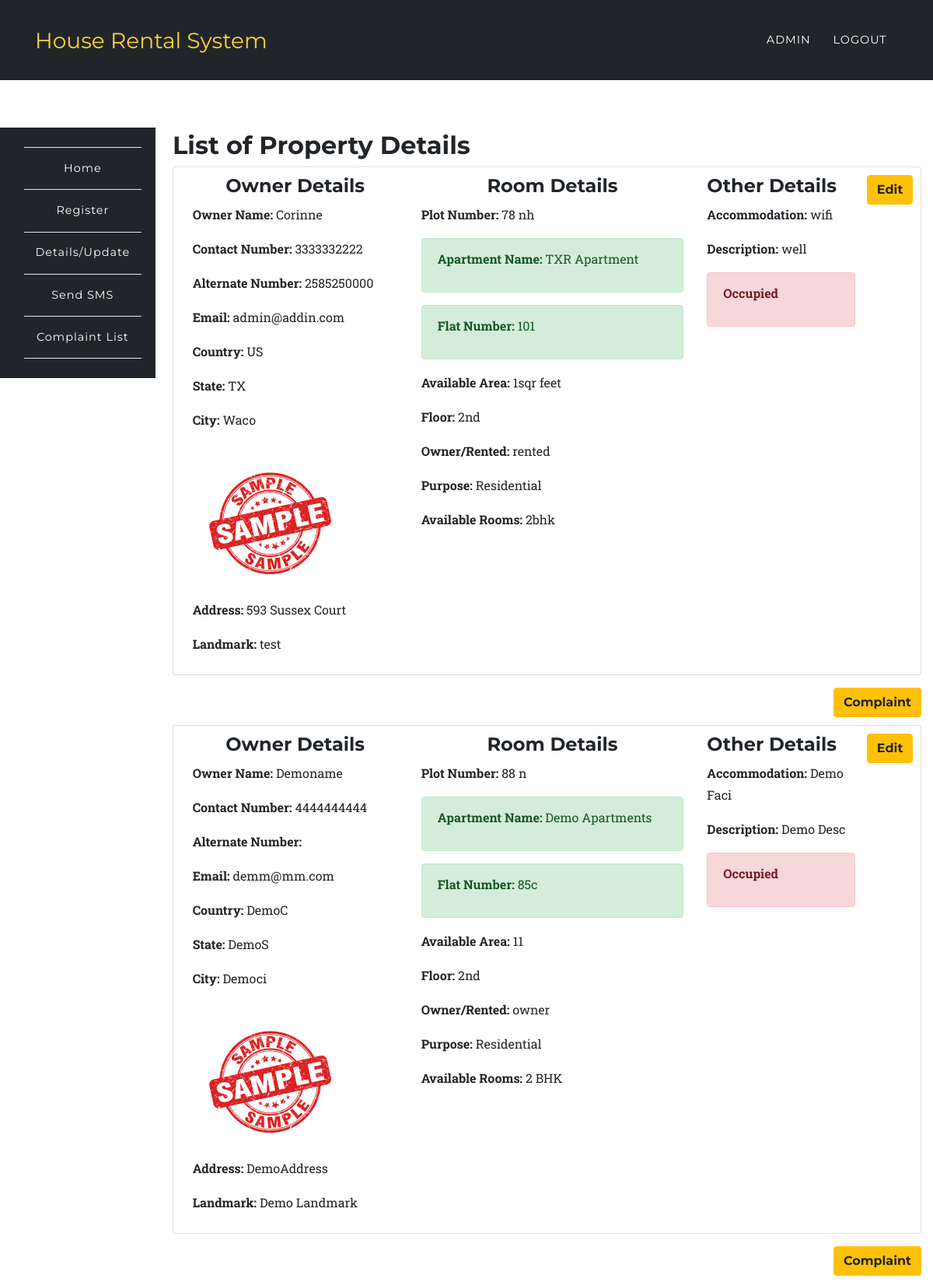
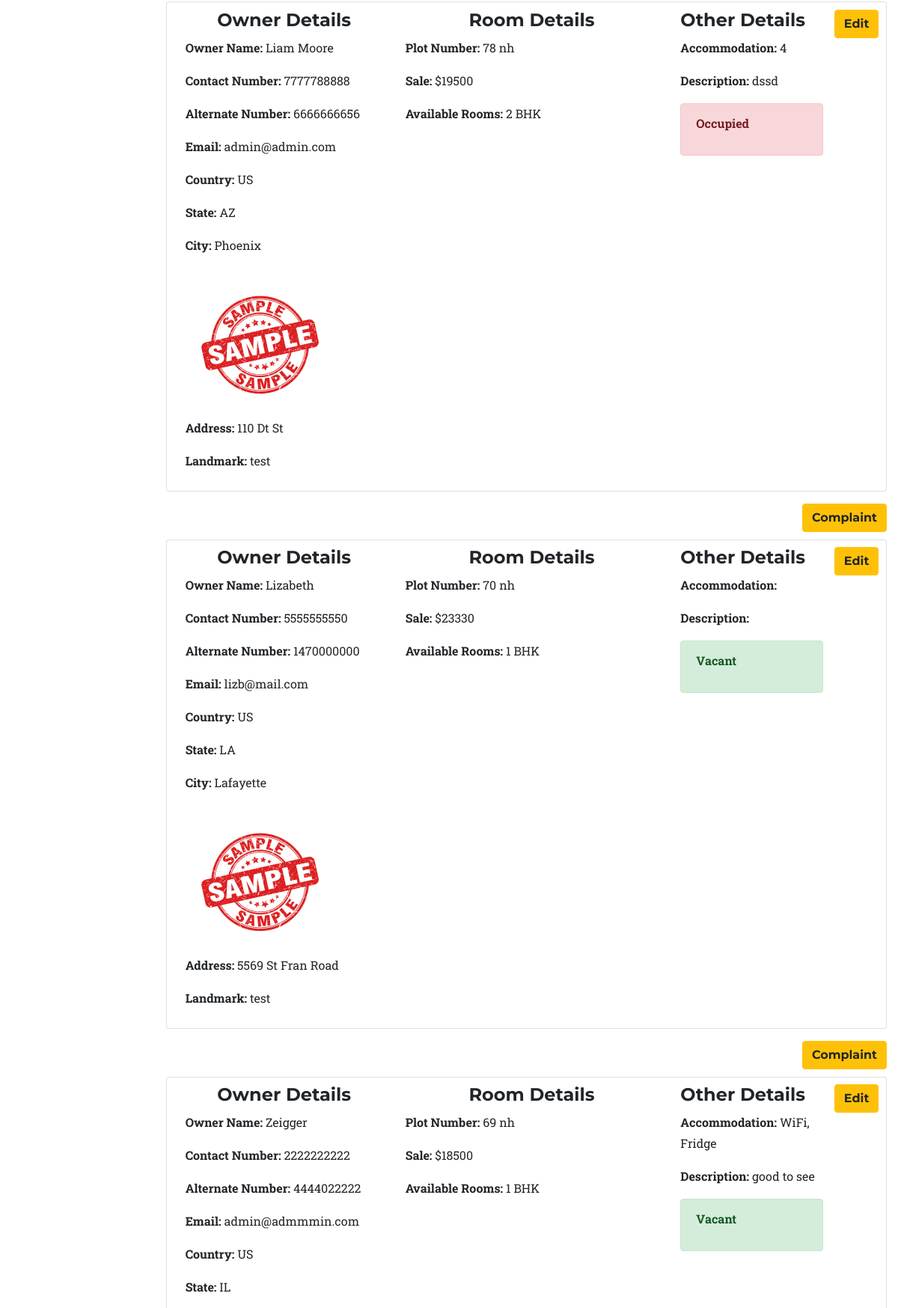
Page /app/list.php (signed in, upper part) on the committed database (2 pictures, top to bottom).
### tables this page shows
CREATE TABLE `room_rental_registrations_apartment` (
  `id` int(10) UNSIGNED NOT NULL,
  `fullname` varchar(191) NOT NULL,
  `mobile` varchar(191) NOT NULL,
  `alternat_mobile` varchar(191) NOT NULL,
  `email` varchar(191) NOT NULL,
  `country` varchar(191) NOT NULL,
  `state` varchar(191) NOT NULL,
  `city` varchar(191) NOT NULL,
  `landmark` varchar(191) NOT NULL,
  `rent` varchar(191) NOT NULL,
  `deposit` varchar(191) NOT NULL,
  `plot_number` varchar(191) NOT NULL,
  `apartment_name` varchar(100) DEFAULT NULL,
  `ap_number_of_plats` varchar(100) DEFAULT NULL,
  `rooms` varchar(100) DEFAULT NULL,
  `floor` varchar(100) DEFAULT NULL,
  `purpose` varchar(100) DEFAULT NULL,
  `own` varchar(100) DEFAULT NULL,
  `area` varchar(100) DEFAULT NULL,
  `address` varchar(191) NOT NULL,
  `accommodation` varchar(191) NOT NULL,
  `description` varchar(191) NOT NULL,
  `image` varchar(191) DEFAULT NULL,
  `open_for_sharing` varchar(191) DEFAULT NULL,
  `other` varchar(191) DEFAULT NULL,
  `vacant` int(1) NOT NULL DEFAULT '1',
  `created_at` timestamp NULL DEFAULT CURRENT_TIMESTAMP,
  `updated_at` timestamp NULL DEFAULT CURRENT_TIMESTAMP,
  `user_id` int(10) DEFAULT NULL
);

CREATE TABLE `room_rental_registrations` (
  `id` int(10) UNSIGNED NOT NULL,
  `fullname` varchar(191) NOT NULL,
  `mobile` varchar(191) NOT NULL,
  `alternat_mobile` varchar(191) NOT NULL,
  `email` varchar(191) NOT NULL,
  `country` varchar(191) NOT NULL,
  `state` varchar(191) NOT NULL,
  `city` varchar(191) NOT NULL,
  `landmark` varchar(191) NOT NULL,
  `rent` varchar(191) NOT NULL,
  `sale` varchar(190) DEFAULT NULL,
  `deposit` varchar(191) NOT NULL,
  `plot_number` varchar(191) NOT NULL,
  `rooms` varchar(100) DEFAULT NULL,
  `address` varchar(191) NOT NULL,
  `accommodation` varchar(191) NOT NULL,
  `description` varchar(191) NOT NULL,
  `image` varchar(191) DEFAULT NULL,
  `open_for_sharing` varchar(191) DEFAULT NULL,
  `other` varchar(191) DEFAULT NULL,
  `vacant` int(1) NOT NULL DEFAULT '1',
  `created_at` timestamp NULL DEFAULT CURRENT_TIMESTAMP,
  `updated_at` timestamp NULL DEFAULT CURRENT_TIMESTAMP,
  `user_id` int(10) DEFAULT NULL
);

### app/list.php (the view, shortened to what this page needs)
<?php
	require '../config/config.php';
		try {
			if($_SESSION['role'] == 'admin'){
				$stmt = $connect->prepare('SELECT * FROM room_rental_registrations_apartment');
				$stmt->execute();
				$data1 = $stmt->fetchAll (PDO::FETCH_ASSOC);
				$stmt = $connect->prepare('SELECT * FROM room_rental_registrations');
				$stmt->execute();
				$data2 = $stmt->fetchAll (PDO::FETCH_ASSOC);
				$data = array_merge($data1,$data2);
			}
		}catch(PDOException $e) {
			$errMsg = $e->getMessage();
		}
?>
<?php include '../include/header.php';?>
	<nav class="navbar navbar-expand-lg navbar-dark fixed-top" style="background-color:#212529;" id="mainNav">
      <div class="container">
        <a class="navbar-brand js-scroll-trigger" href="../index.php">House Rental System</a>
        <div class="collapse navbar-collapse" id="navbarResponsive">
          <ul class="navbar-nav text-uppercase ml-auto">
            <li class="nav-item">
              <a class="nav-link" href="#">Admin</a>
            </li>
            <li class="nav-item">
              <a href="../auth/logout.php" class="nav-link">Logout</a>
            </li>
          </ul>
        </div>
      </div>
    </nav>
	<section style="padding-left:0px;">
		<?php include '../include/side-nav.php';?>
	</section>
<section class="wrapper" style="margin-left: 16%;margin-top: -23%;">
	<div class="container">
		<div class="row">
			<div class="col-12">
			<h2>List of Property Details</h2>
				<?php
					foreach ($data as $key => $value) {
						echo '<div class="card card-inverse card-info mb-3" style="padding:1%;">
								  <div class="card-block">';
								  	echo '<a class="btn btn-warning float-right" href="update.php?id='.$value['id'].'&act=';if(!empty($value['own'])){ echo "ap"; }else{ echo "indi"; } echo '">Edit</a>';
									 echo 	'<div class="row">
											<div class="col-4">
											<h4 class="text-center">Owner Details</h4>';
											 	echo '<p><b>Owner Name: </b>'.$value['fullname'].'</p>';
											 	echo '<p><b>Contact Number: </b>'.$value['mobile'].'</p>';
											 	echo '<p><b>Alternate Number: </b>'.$value['alternat_mobile'].'</p>';
											 	echo '<p><b>Email: </b>'.$value['email'].'</p>';
											 	echo '<p><b>Country: </b>'.$value['country'].'</p><p><b> State: </b>'.$value['state'].'</p><p><b> City: </b>'.$value['city'].'</p>';
											 	if ($value['image'] !== 'uploads/') {
											 		echo '<img src="'.$value['image'].'" width="200">';
											 	}
											 	echo '<p><b>Address: </b>'.$value['address'].'</p><p><b> Landmark: </b>'.$value['landmark'].'</p>';
										echo '</div>
											<div class="col-5">
											<h4 class="text-center">Room Details</h4>';
												echo '<p><b>Plot Number: </b>'.$value['plot_number'].'</p>';
												if(isset($value['sale'])){
													echo '<p><b>Sale: </b>$'.$value['sale'].'</p>';
												}
													if(isset($value['apartment_name']))
														echo '<div class="alert alert-success" role="alert"><p><b>Apartment Name: </b>'.$value['apartment_name'].'</p></div>';
													if(isset($value['ap_number_of_plats']))
														echo '<div class="alert alert-success" role="alert"><p><b>Flat Number: </b>'.$value['ap_number_of_plats'].'</p></div>';
												if(isset($value['own'])){
													echo '<p><b>Available Area: </b>'.$value['area'].'</p>';
													echo '<p><b>Floor: </b>'.$value['floor'].'</p>';
													echo '<p><b>Owner/Rented: </b>'.$value['own'].'</p>';
													echo '<p><b>Purpose: </b>'.$value['purpose'].'</p>';
												}
												echo '<p><b>Available Rooms: </b>'.$value['rooms'].'</p>';
										echo '</div>
											<div class="col-3">
											<h4>Other Details</h4>';
											echo '<p><b>Accommodation: </b>'.$value['accommodation'].'</p>';
											echo '<p><b>Description: </b>'.$value['description'].'</p>';
												if($value['vacant'] == 0){
													echo '<div class="alert alert-danger" role="alert"><p><b>Occupied</b></p></div>';
												}else{
													echo '<div class="alert alert-success" role="alert"><p><b>Vacant</b></p></div>';
												}
											echo '</div>
										</div>
								   </div>
								</div>';
								echo '<a class="btn btn-warning float-right" href="../app/complaint.php">Complaint</a><br><br>';
					}
				?>
			</div>
		</div>
	</div>
</section>
<?php include '../include/footer.php';?>

### include/header.php (shortened to what this page needs)
<!DOCTYPE html>
<html lang="en">
  <head>
    <link href="../assets/plugins/bootstrap/css/bootstrap.min.css" rel="stylesheet">
    <link href="../assets/plugins/font-awesome/css/font-awesome.min.css" rel="stylesheet" type="text/css">
    <link href="../assets/css/rent.css" rel="stylesheet">
    <link href="../assets/css/style.css" rel="stylesheet">
  </head>
  <body id="page-top">

### include/side-nav.php (shortened to what this page needs)
<br>
	<nav class="navbar navbar-expand-sm navbar-default sidebar" style="background-color:#212529;" id="mainNav">
      <div class="container">
        <div class="collapse navbar-collapse" id="navbarResponsive1">
          <ul class="navbar-nav text-center" style="    flex-direction: column;">
            <li class="nav-item">
              <a class="nav-link" href="../auth/dashboard.php">Home</a>
            </li>
            <li class="nav-item">
            	<?php if($_SESSION['role'] == 'admin' || $_SESSION['role'] == 'user'){
	        		echo '<a href="../app/register.php" class="nav-link">Register</a>';
	      	 	} ?>
            </li>
            <li class="nav-item">
	        	<a href="../app/list.php" class="nav-link">Details/Update</a>
            </li>
            <li class="nav-item">
              <?php if($_SESSION['role'] == 'admin'){
                echo '<a href="../app/sms.php" class="nav-link">Send SMS</a>';
              } ?>
            </li>
            <li class="nav-item">
              <?php if($_SESSION['role'] == 'admin'){
                echo '<a href="../app/cmplist.php" class="nav-link">Complaint List</a>';
              } ?>
            </li>
          </ul>
        </div>
      </div>
    </nav>

### include/footer.php (shortened to what this page needs)
  </body>
</html>

### assets/css/rent.css (style rules this page uses)
body { overflow-x: hidden; font-family: "Roboto Slab", "Helvetica Neue", Helvetica, Arial, sans-serif; }
p { line-height: 1.75; }
a { color: #ff5722; }
h1, h2, h3, h4, h5, h6 { font-weight: 700; font-family: "Montserrat", "Helvetica Neue", Helvetica, Arial, sans-serif; }
section { padding: 100px 0; }
@media (min-width: 768px) { section { padding: 140px 0; } }
.btn { font-family: "Montserrat", "Helvetica Neue", Helvetica, Arial, sans-serif; font-weight: 700; }
#mainNav { background-color: #212529; }
#mainNav .navbar-brand { color: #fed136; font-family: "Montserrat", "Helvetica Neue", Helvetica, Arial, sans-serif; }
#mainNav .navbar-nav .nav-item .nav-link { font-size: 90%; font-weight: 400; padding: 0.75em 0; letter-spacing: 1px; color: white; font-family: "Montserrat", "Helvetica Neue", Helvetica, Arial, sans-serif; }
@media (min-width: 992px) { #mainNav { padding-top: 25px; padding-bottom: 25px; -webkit-transition: padding-top 0.3s, padding-bottom 0.3s; -moz-transition: padding-top 0.3s, padding-bottom 0.3s; transition: padding-top 0.3s, padding-bottom 0.3s; border: none; background-color: transparent; } }
@media (min-width: 992px) { #mainNav .navbar-brand { font-size: 1.75em; -webkit-transition: all 0.3s; -moz-transition: all 0.3s; transition: all 0.3s; } }
@media (min-width: 992px) { #mainNav .navbar-nav .nav-item .nav-link { padding: 1.1em 1em !important; } }

### assets/css/style.css (style rules this page uses)
.navbar { border-radius: 0px; }
nav.sidebar, .main { -webkit-transition: margin 200ms ease-out; -moz-transition: margin 200ms ease-out; -o-transition: margin 200ms ease-out; transition: margin 200ms ease-out; }
@media (min-width: 765px) { nav.sidebar .navbar-nav > li:first-child { border-top: 1px #e5e5e5 solid; } }
@media (min-width: 765px) { nav.sidebar .navbar-nav > li { border-bottom: 1px #e5e5e5 solid; } }
@media (min-width: 765px) { nav.sidebar .navbar-collapse, nav.sidebar .container-fluid { padding: 0 0px 0 0px; } }
@media (min-width: 765px) { nav.sidebar { width: 200px; height: 100%; //margin-left: -160px; float: left; margin-bottom: 0px; } }
@media (min-width: 765px) { nav.sidebar li { width: 100%; } }
section { padding-left: 15px; }

### rows in the picture
room_rental_registrations_apartment: fullname "Corinne", mobile "3333332222", alternat_mobile "2585250000", email "admin@addin.com", country "US", state "TX", city "Waco", image (picture), address "593 Sussex Court", landmark "test", plot_number "78 nh", apartment_name "TXR Apartment", ap_number_of_plats "101", area "1sqr feet", floor "2nd", own "rented", purpose "Residential", rooms "2bhk", accommodation "wifi", description "well", vacant "Occupied"
room_rental_registrations_apartment: fullname "Demoname", mobile "4444444444", email "demm@mm.com", country "DemoC", state "DemoS", city "Democi", image (picture), address "DemoAddress", landmark "Demo Landmark", plot_number "88 n", apartment_name "Demo Apartments", ap_number_of_plats "85c", area "11", floor "2nd", own "owner", purpose "Residential", rooms "2 BHK", accommodation "Demo Faci", description "Demo Desc", vacant "Occupied"
room_rental_registrations: fullname "Liam Moore", mobile "7777788888", alternat_mobile "6666666656", email "admin@admin.com", country "US", state "AZ", city "Phoenix", image (picture), address "110 Dt St", landmark "test", plot_number "78 nh", sale "19500", rooms "2 BHK", accommodation "4", description "dssd", vacant "Occupied"
room_rental_registrations: fullname "Lizabeth", mobile "5555555550", alternat_mobile "1470000000", email "lizb@mail.com", country "US", state "LA", city "Lafayette", image (picture), address "5569 St Fran Road", landmark "test", plot_number "70 nh", sale "23330", rooms "1 BHK", vacant "Vacant"
room_rental_registrations: fullname "Zeigger", mobile "2222222222", alternat_mobile "4444022222", email "admin@admmmin.com", country "US", state "IL", plot_number "69 nh", sale "18500", rooms "1 BHK", accommodation "WiFi, Fridge", description "good to see", vacant "Vacant"
